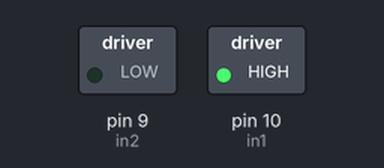
This sketch was run on a simulated Arduino Uno, built with avr-gcc and run on an emulated ATmega328P. Shown: switched loads named in the sketch (green lamp = pin HIGH).

Above: at 0.1 s.
Timing chart, 0 to 1.6 s (numbered marks = the images above):
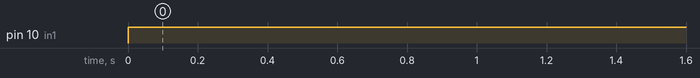

The sketch:

DC.ino
```cpp
//IC L298N
int ena = 11;
int in1 = 10;
int in2 = 9;

//Joy Stick
int xPin = A0;
int yPin = A1;
int button = 5;


//LED
int ledPin = 13;

void setup() {
  pinMode(in1, OUTPUT);
  pinMode(in2, OUTPUT);
  pinMode(xPin, INPUT);
  pinMode(yPin, INPUT);
  pinMode(button, INPUT_PULLUP);
  Serial.begin(9600);
}
int speeds[3] = {150, 200, 255};
int index = 0;
int x, y, z, z_prev;
void loop() {
  digitalWrite(in1, HIGH);
  digitalWrite(in2, LOW);
  delay(300);

  // z_prev = z;
  // x = analogRead(xPin);
  // y = analogRead(yPin);
  // z = digitalRead(button);
  // Serial.print("x = ");
  // Serial.print(x);
  // Serial.print("y = ");
  // Serial.print(y);
  // Serial.print("z = ");
  // Serial.print(z);
  // Serial.print(";speed = ");
  // Serial.print(speeds[index]);
  // Serial.print("\n");
  // if(y > 700){
  //   analogWrite(in1, speeds[index]);
  //   digitalWrite(in2, LOW);
  // }
  // else if(y < 300){
  //   digitalWrite(in1, LOW);
  //   analogWrite(in2, speeds[index]);
  // }
  // else{
  //   digitalWrite(in1, LOW);
  //   digitalWrite(in2, LOW);
  // }

  // if(z == 0 && z_prev == 1){
  //   index = (index + 1) % 3;
  // }
}
```

Measured:
- by itself, pin 10 (in1): LOW → HIGH at 0.00 s
